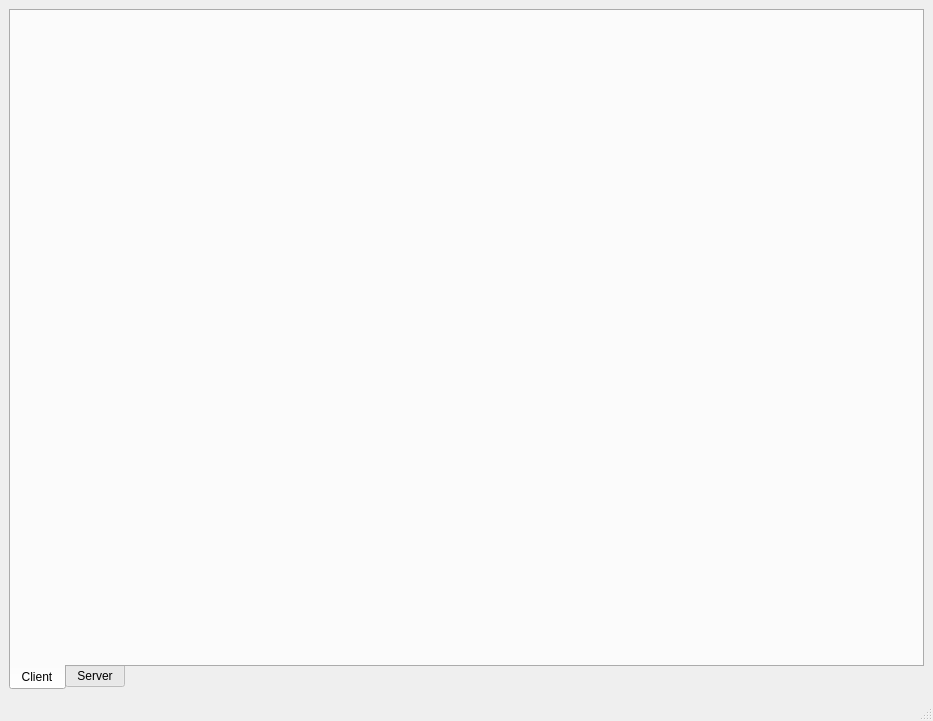
<?xml version="1.0" encoding="UTF-8"?>
<ui version="4.0">
 <class>MainWindow</class>
 <widget class="QMainWindow" name="MainWindow">
  <property name="geometry">
   <rect>
    <x>0</x>
    <y>0</y>
    <width>933</width>
    <height>721</height>
   </rect>
  </property>
  <property name="maximumSize">
   <size>
    <width>50000</width>
    <height>16777215</height>
   </size>
  </property>
  <property name="windowTitle">
   <string>MainWindow</string>
  </property>
  <property name="layoutDirection">
   <enum>Qt::LeftToRight</enum>
  </property>
  <property name="autoFillBackground">
   <bool>false</bool>
  </property>
  <property name="styleSheet">
   <string notr="true"/>
  </property>
  <widget class="QWidget" name="centralwidget">
   <property name="maximumSize">
    <size>
     <width>50000</width>
     <height>16777215</height>
    </size>
   </property>
   <property name="styleSheet">
    <string notr="true"/>
   </property>
   <layout class="QVBoxLayout" name="verticalLayout">
    <item>
     <widget class="QTabWidget" name="tabWidget">
      <property name="tabPosition">
       <enum>QTabWidget::South</enum>
      </property>
      <property name="currentIndex">
       <number>0</number>
      </property>
      <widget class="QWidget" name="tab">
       <attribute name="title">
        <string>Client</string>
       </attribute>
       <layout class="QVBoxLayout" name="verticalLayout_3">
        <item>
         <widget class="ClientWidget" name="widget_2" native="true"/>
        </item>
       </layout>
      </widget>
      <widget class="QWidget" name="tab_2">
       <attribute name="title">
        <string>Server</string>
       </attribute>
       <layout class="QVBoxLayout" name="verticalLayout_2">
        <item>
         <widget class="ServerWidget" name="widget" native="true"/>
        </item>
       </layout>
      </widget>
     </widget>
    </item>
   </layout>
  </widget>
  <widget class="QMenuBar" name="menubar">
   <property name="geometry">
    <rect>
     <x>0</x>
     <y>0</y>
     <width>933</width>
     <height>26</height>
    </rect>
   </property>
  </widget>
  <widget class="QStatusBar" name="statusbar"/>
 </widget>
 <customwidgets>
  <customwidget>
   <class>ServerWidget</class>
   <extends>QWidget</extends>
   <header>serverwidget.h</header>
   <container>1</container>
  </customwidget>
  <customwidget>
   <class>ClientWidget</class>
   <extends>QWidget</extends>
   <header>clientwidget.h</header>
   <container>1</container>
  </customwidget>
 </customwidgets>
 <resources>
  <include location="resource/MainWindow.qrc"/>
 </resources>
 <connections/>
</ui>
